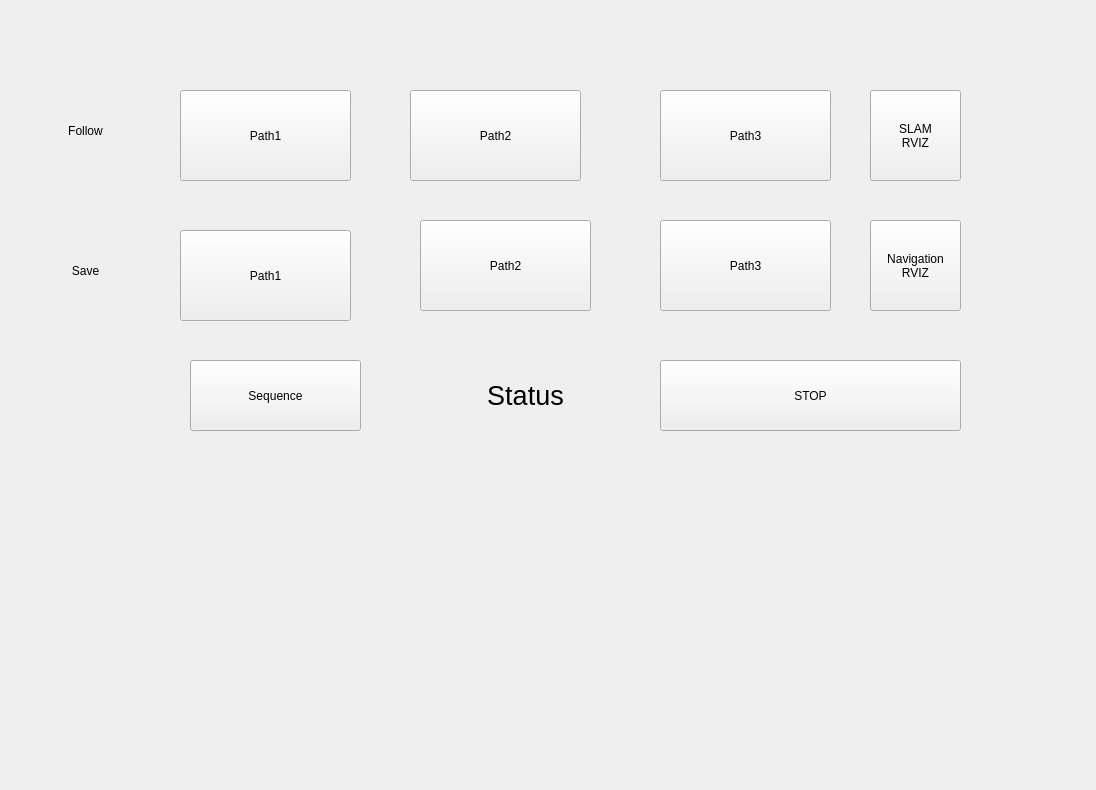
<?xml version="1.0" encoding="UTF-8"?>
<ui version="4.0">
 <class>Form</class>
 <widget class="QWidget" name="Form">
  <property name="geometry">
   <rect>
    <x>0</x>
    <y>0</y>
    <width>1096</width>
    <height>790</height>
   </rect>
  </property>
  <property name="windowTitle">
   <string>Form</string>
  </property>
  <widget class="QPushButton" name="follow_path_1_Button">
   <property name="geometry">
    <rect>
     <x>180</x>
     <y>90</y>
     <width>171</width>
     <height>91</height>
    </rect>
   </property>
   <property name="text">
    <string>Path1</string>
   </property>
  </widget>
  <widget class="QPushButton" name="follow_path_2_Button">
   <property name="geometry">
    <rect>
     <x>410</x>
     <y>90</y>
     <width>171</width>
     <height>91</height>
    </rect>
   </property>
   <property name="text">
    <string>Path2</string>
   </property>
  </widget>
  <widget class="QPushButton" name="follow_path_3_Button">
   <property name="geometry">
    <rect>
     <x>660</x>
     <y>90</y>
     <width>171</width>
     <height>91</height>
    </rect>
   </property>
   <property name="text">
    <string>Path3</string>
   </property>
  </widget>
  <widget class="QPushButton" name="save_path_1_Button">
   <property name="geometry">
    <rect>
     <x>180</x>
     <y>230</y>
     <width>171</width>
     <height>91</height>
    </rect>
   </property>
   <property name="text">
    <string>Path1</string>
   </property>
  </widget>
  <widget class="QPushButton" name="save_path_2_Button">
   <property name="geometry">
    <rect>
     <x>420</x>
     <y>220</y>
     <width>171</width>
     <height>91</height>
    </rect>
   </property>
   <property name="text">
    <string>Path2</string>
   </property>
  </widget>
  <widget class="QPushButton" name="SLAM_display_Button">
   <property name="geometry">
    <rect>
     <x>870</x>
     <y>90</y>
     <width>91</width>
     <height>91</height>
    </rect>
   </property>
   <property name="text">
    <string>SLAM
RVIZ</string>
   </property>
  </widget>
  <widget class="QPushButton" name="Navigation_display_Button">
   <property name="geometry">
    <rect>
     <x>870</x>
     <y>220</y>
     <width>91</width>
     <height>91</height>
    </rect>
   </property>
   <property name="text">
    <string>Navigation
RVIZ</string>
   </property>
  </widget>
  <widget class="QPushButton" name="stopButton">
   <property name="geometry">
    <rect>
     <x>660</x>
     <y>360</y>
     <width>301</width>
     <height>71</height>
    </rect>
   </property>
   <property name="text">
    <string>STOP</string>
   </property>
  </widget>
  <widget class="QLabel" name="status_Label">
   <property name="geometry">
    <rect>
     <x>450</x>
     <y>360</y>
     <width>151</width>
     <height>71</height>
    </rect>
   </property>
   <property name="font">
    <font>
     <pointsize>20</pointsize>
    </font>
   </property>
   <property name="text">
    <string>Status</string>
   </property>
   <property name="alignment">
    <set>Qt::AlignCenter</set>
   </property>
  </widget>
  <widget class="QPushButton" name="save_path_3_Button">
   <property name="geometry">
    <rect>
     <x>660</x>
     <y>220</y>
     <width>171</width>
     <height>91</height>
    </rect>
   </property>
   <property name="text">
    <string>Path3</string>
   </property>
  </widget>
  <widget class="QLabel" name="label_2">
   <property name="geometry">
    <rect>
     <x>20</x>
     <y>100</y>
     <width>131</width>
     <height>61</height>
    </rect>
   </property>
   <property name="text">
    <string>Follow</string>
   </property>
   <property name="alignment">
    <set>Qt::AlignCenter</set>
   </property>
  </widget>
  <widget class="QLabel" name="label_3">
   <property name="geometry">
    <rect>
     <x>20</x>
     <y>240</y>
     <width>131</width>
     <height>61</height>
    </rect>
   </property>
   <property name="text">
    <string>Save</string>
   </property>
   <property name="alignment">
    <set>Qt::AlignCenter</set>
   </property>
  </widget>
  <widget class="QPushButton" name="sequence_push_Button">
   <property name="geometry">
    <rect>
     <x>190</x>
     <y>360</y>
     <width>171</width>
     <height>71</height>
    </rect>
   </property>
   <property name="text">
    <string>Sequence</string>
   </property>
  </widget>
 </widget>
 <resources/>
 <connections/>
 <slots>
  <signal>signaltest()</signal>
  <slot>slottest()</slot>
 </slots>
</ui>
